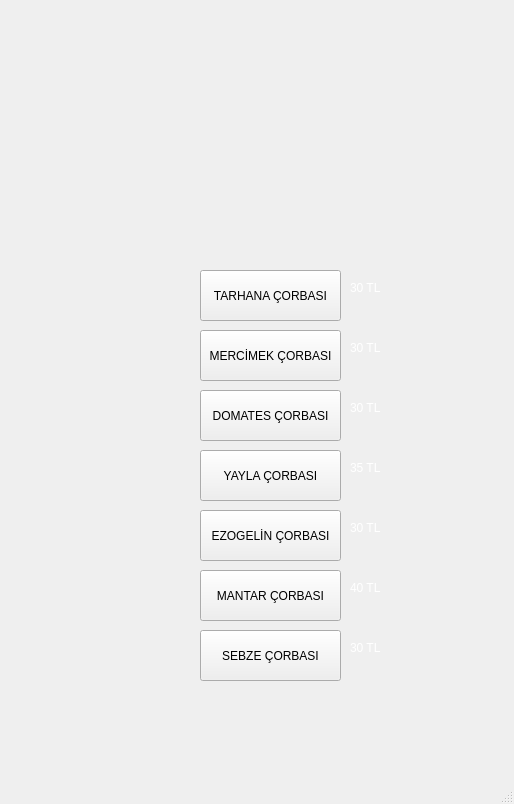
<?xml version="1.0" encoding="UTF-8"?>
<ui version="4.0">
 <class>MainWindowC</class>
 <widget class="QMainWindow" name="MainWindowC">
  <property name="geometry">
   <rect>
    <x>0</x>
    <y>0</y>
    <width>514</width>
    <height>804</height>
   </rect>
  </property>
  <property name="windowTitle">
   <string>MainWindow</string>
  </property>
  <property name="styleSheet">
   <string notr="true">#centralwidget{
border-image: url(:/men/Menu-PNG-File.png);}</string>
  </property>
  <widget class="QWidget" name="centralwidget">
   <widget class="QPushButton" name="pushButton_TARHANA">
    <property name="geometry">
     <rect>
      <x>200</x>
      <y>270</y>
      <width>141</width>
      <height>51</height>
     </rect>
    </property>
    <property name="text">
     <string>TARHANA ÇORBASI</string>
    </property>
   </widget>
   <widget class="QPushButton" name="pushButton_MERCIMEK">
    <property name="geometry">
     <rect>
      <x>200</x>
      <y>330</y>
      <width>141</width>
      <height>51</height>
     </rect>
    </property>
    <property name="text">
     <string>MERCİMEK ÇORBASI</string>
    </property>
   </widget>
   <widget class="QPushButton" name="pushButton_DOMATES">
    <property name="geometry">
     <rect>
      <x>200</x>
      <y>390</y>
      <width>141</width>
      <height>51</height>
     </rect>
    </property>
    <property name="text">
     <string>DOMATES ÇORBASI</string>
    </property>
   </widget>
   <widget class="QPushButton" name="pushButton_YAYLA">
    <property name="geometry">
     <rect>
      <x>200</x>
      <y>450</y>
      <width>141</width>
      <height>51</height>
     </rect>
    </property>
    <property name="text">
     <string>YAYLA ÇORBASI</string>
    </property>
   </widget>
   <widget class="QPushButton" name="pushButton_EZOGELIN">
    <property name="geometry">
     <rect>
      <x>200</x>
      <y>510</y>
      <width>141</width>
      <height>51</height>
     </rect>
    </property>
    <property name="text">
     <string>EZOGELİN ÇORBASI</string>
    </property>
   </widget>
   <widget class="QPushButton" name="pushButton_MANTAR">
    <property name="geometry">
     <rect>
      <x>200</x>
      <y>570</y>
      <width>141</width>
      <height>51</height>
     </rect>
    </property>
    <property name="text">
     <string>MANTAR ÇORBASI</string>
    </property>
   </widget>
   <widget class="QPushButton" name="pushButton_SEBZE">
    <property name="geometry">
     <rect>
      <x>200</x>
      <y>630</y>
      <width>141</width>
      <height>51</height>
     </rect>
    </property>
    <property name="text">
     <string>SEBZE ÇORBASI</string>
    </property>
   </widget>
   <widget class="QLabel" name="label">
    <property name="geometry">
     <rect>
      <x>350</x>
      <y>280</y>
      <width>55</width>
      <height>16</height>
     </rect>
    </property>
    <property name="styleSheet">
     <string notr="true">color: rgb(255, 255, 255);</string>
    </property>
    <property name="text">
     <string>30 TL</string>
    </property>
   </widget>
   <widget class="QLabel" name="label_2">
    <property name="geometry">
     <rect>
      <x>350</x>
      <y>340</y>
      <width>55</width>
      <height>16</height>
     </rect>
    </property>
    <property name="styleSheet">
     <string notr="true">color: rgb(255, 255, 255);</string>
    </property>
    <property name="text">
     <string>30 TL</string>
    </property>
   </widget>
   <widget class="QLabel" name="label_3">
    <property name="geometry">
     <rect>
      <x>350</x>
      <y>400</y>
      <width>55</width>
      <height>16</height>
     </rect>
    </property>
    <property name="styleSheet">
     <string notr="true">color: rgb(255, 255, 255);</string>
    </property>
    <property name="text">
     <string>30 TL</string>
    </property>
   </widget>
   <widget class="QLabel" name="label_4">
    <property name="geometry">
     <rect>
      <x>350</x>
      <y>460</y>
      <width>55</width>
      <height>16</height>
     </rect>
    </property>
    <property name="styleSheet">
     <string notr="true">color: rgb(255, 255, 255);</string>
    </property>
    <property name="text">
     <string>35 TL</string>
    </property>
   </widget>
   <widget class="QLabel" name="label_5">
    <property name="geometry">
     <rect>
      <x>350</x>
      <y>520</y>
      <width>55</width>
      <height>16</height>
     </rect>
    </property>
    <property name="styleSheet">
     <string notr="true">color: rgb(255, 255, 255);</string>
    </property>
    <property name="text">
     <string>30 TL</string>
    </property>
   </widget>
   <widget class="QLabel" name="label_6">
    <property name="geometry">
     <rect>
      <x>350</x>
      <y>580</y>
      <width>55</width>
      <height>16</height>
     </rect>
    </property>
    <property name="styleSheet">
     <string notr="true">color: rgb(255, 255, 255);</string>
    </property>
    <property name="text">
     <string>40 TL</string>
    </property>
   </widget>
   <widget class="QLabel" name="label_7">
    <property name="geometry">
     <rect>
      <x>350</x>
      <y>640</y>
      <width>55</width>
      <height>16</height>
     </rect>
    </property>
    <property name="styleSheet">
     <string notr="true">color: rgb(255, 255, 255);</string>
    </property>
    <property name="text">
     <string>30 TL</string>
    </property>
   </widget>
  </widget>
  <widget class="QMenuBar" name="menubar">
   <property name="geometry">
    <rect>
     <x>0</x>
     <y>0</y>
     <width>514</width>
     <height>26</height>
    </rect>
   </property>
  </widget>
  <widget class="QStatusBar" name="statusbar"/>
 </widget>
 <resources>
  <include location="sembol.qrc"/>
 </resources>
 <connections/>
</ui>
